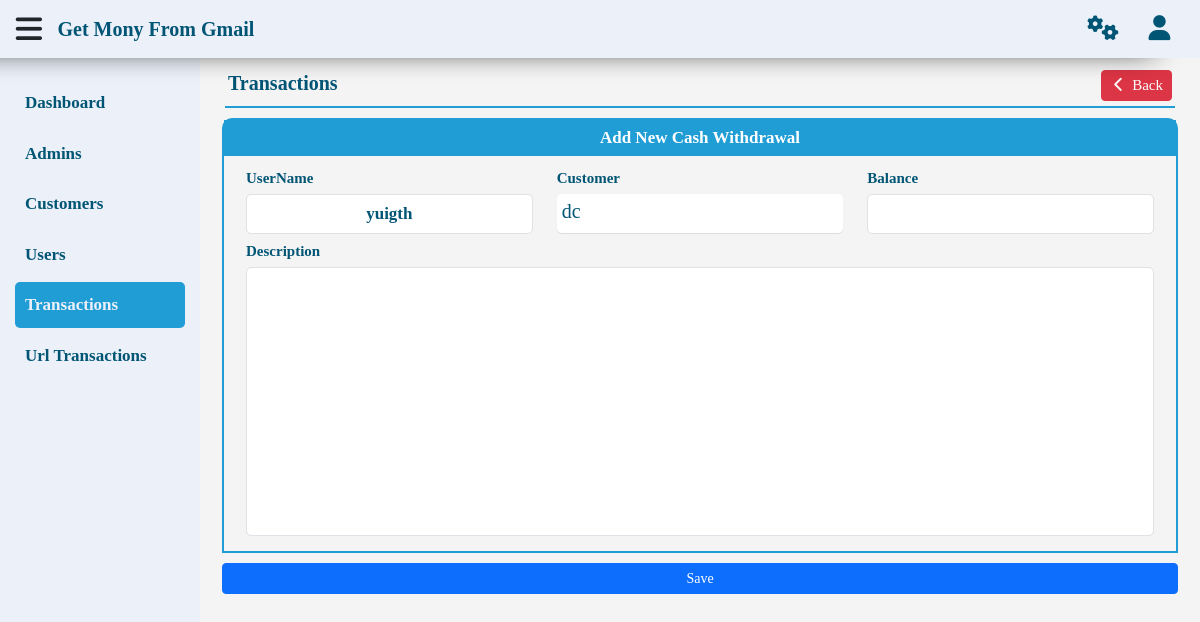
/gmr/transactions.php?Page=Add&User=38 (signed in), run on an earlier commit of the app's database.
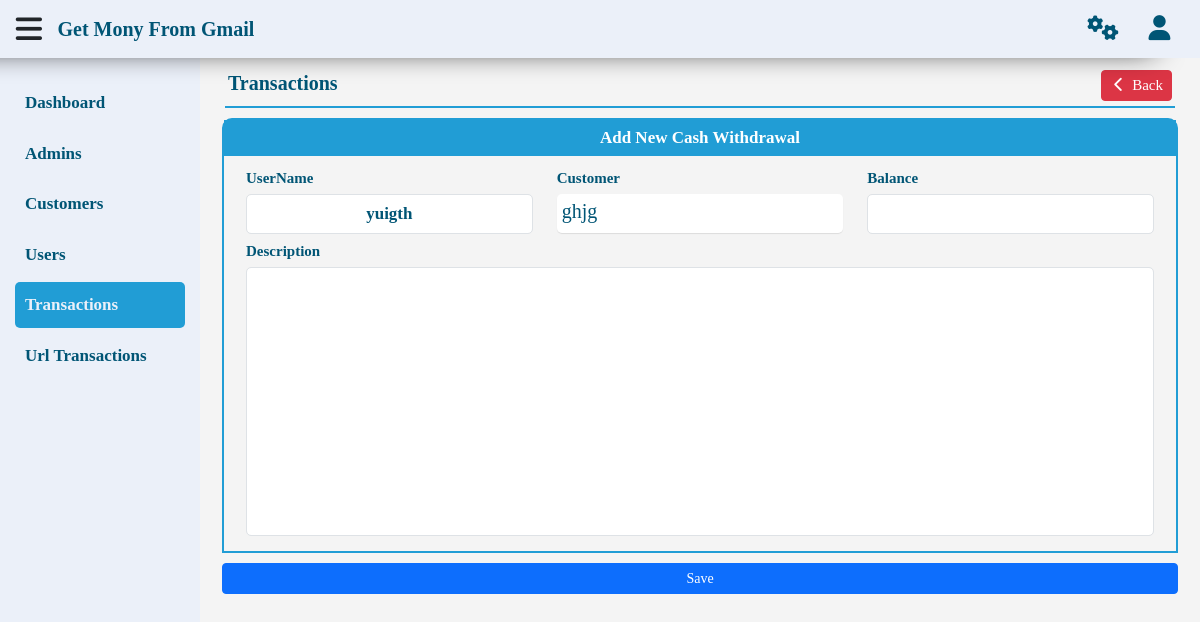
And on a later commit of the database.
### tables this page shows
CREATE TABLE `customers` (
  `id` int(11) NOT NULL,
  `fullname` text NOT NULL,
  `cu_location` text NOT NULL,
  `cu_date` timestamp NOT NULL DEFAULT current_timestamp(),
  `active` int(1) NOT NULL DEFAULT 0
);

### gmr/function.php (called while the page is built, shortened)
<?php
function userId() {
    if (isset($_GET['User']) && is_numeric($_GET['User']) && !empty($_GET['User'])) {
        return intval($_GET['User']);
    }
}
function getItem($table, $value, $where, $select) {
    global $con;
    $statment = $con->prepare("SELECT * FROM $table WHERE $where");
    $statment->execute(array($value));
    $fetch = $statment->fetch();
    return $fetch[$select];
}
function getData ($table, $where = '1 = 1', $value = null, $by = 'id', $order = 'DESC', $limit = null) {
    global $con;
    $statment = $con->prepare("SELECT * FROM $table WHERE $where ORDER BY $by $order $limit");
    $statment->execute($value);
    return $statment->fetchAll();
}

### gmr/inc/page/transactions/add.php (the view, shortened to what this page needs)
<div class="content">
    <nav class="navbar navbar-expand-lg">
        <a class="navbar-brand">
            <span><?php echo $pageTitle ?></span>
        </a>
        <div class="collapse navbar-collapse" id="navbarSupportedContent">
            <ul class="navbar-nav me-auto mb-2 mb-lg-0">
                <li class="nav-item">
                    <a class="nav-link btn btn-danger btn-sm" aria-current="page" href="users.php?Page=View">
                        <i class="fa fa-chevron-left fa-fw"></i>
                        <span>Back</span>
                    </a>
                </li>
            </ul>
        </div>
    </nav>
    <form method="post" enctype="multipart/form-data">
        <div class="container">
            <div class="panel">
                <div class="panel-heading">Add New Cash Withdrawal</div>
                <div class="panel-body">
                    <div class="row">
                        <div class="col-md-4 col-sm-6">
                            <div class="form-group">
                                <label>UserName</label>
                                <input
                                    type="text"
                                    class="form-control text-center"
                                    autocomplete="off"
                                    readonly
                                    value="<?php echo getItem('users',userId(),'id=?','username')?>">
                            </div>
                        </div>
                        <div class="col-md-4 col-sm-6">
                            <div class="form-group">
                                <label>Customer</label>
                                <select name="customer" class="chosen">
                                    <?php foreach (getData('customers') as $all) { ?>
                                    <option value="<?php echo $all['id'] ?>">
                                        <?php echo $all['fullname'] ?>
                                    </option>
                                    <?php } ?>
                                </select>
                            </div>
                        </div>
                        <div class="col-md-4 col-sm-6">
                            <div class="form-group">
                                <label>Balance</label>
                                <input
                                    type="number"
                                    class="form-control"
                                    autocomplete="off"
                                    name="balance"
                                    value="<?php if(isset($balance)){echo$balance;}?>">
                            </div>
                        </div>
                        <div class="col-12">
                            <div class="form-group">
                                <label>Description</label>
                                <textarea class="form-control" autocomplete="off" name="desc" rows="10"><?php if(isset($desc)){echo$desc;}?></textarea>
                            </div>
                        </div>
                    </div>
                </div>
            </div>
            <div class="form-group">
                <button type="submit" class="btn btn-primary btn-sm">Save</button>
            </div>
        </div>
    </form>
</div>

What changed in the data, as far as the page shows it:
no longer on this page (row unchanged): customers: fullname "dc"
added customers: fullname "ghjg"
